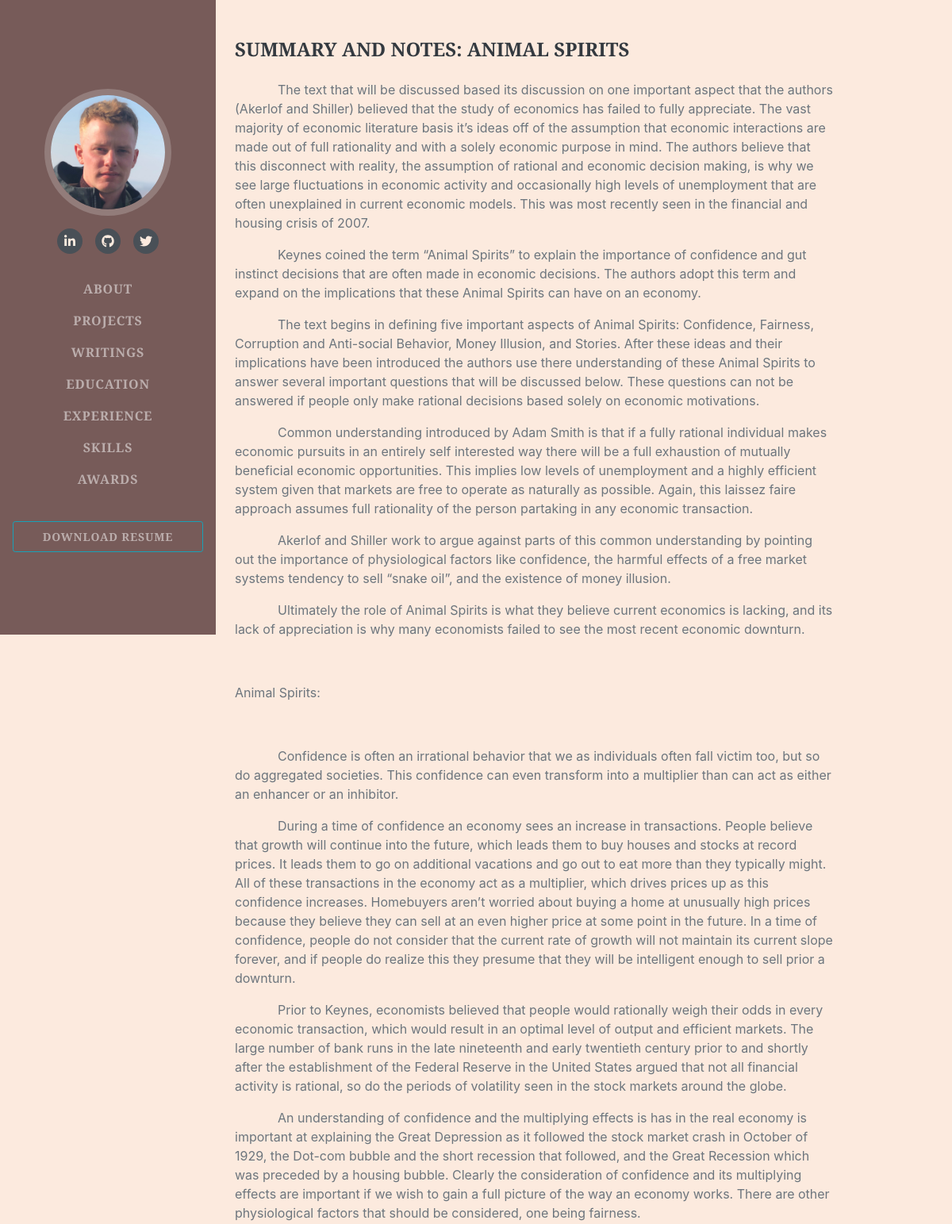
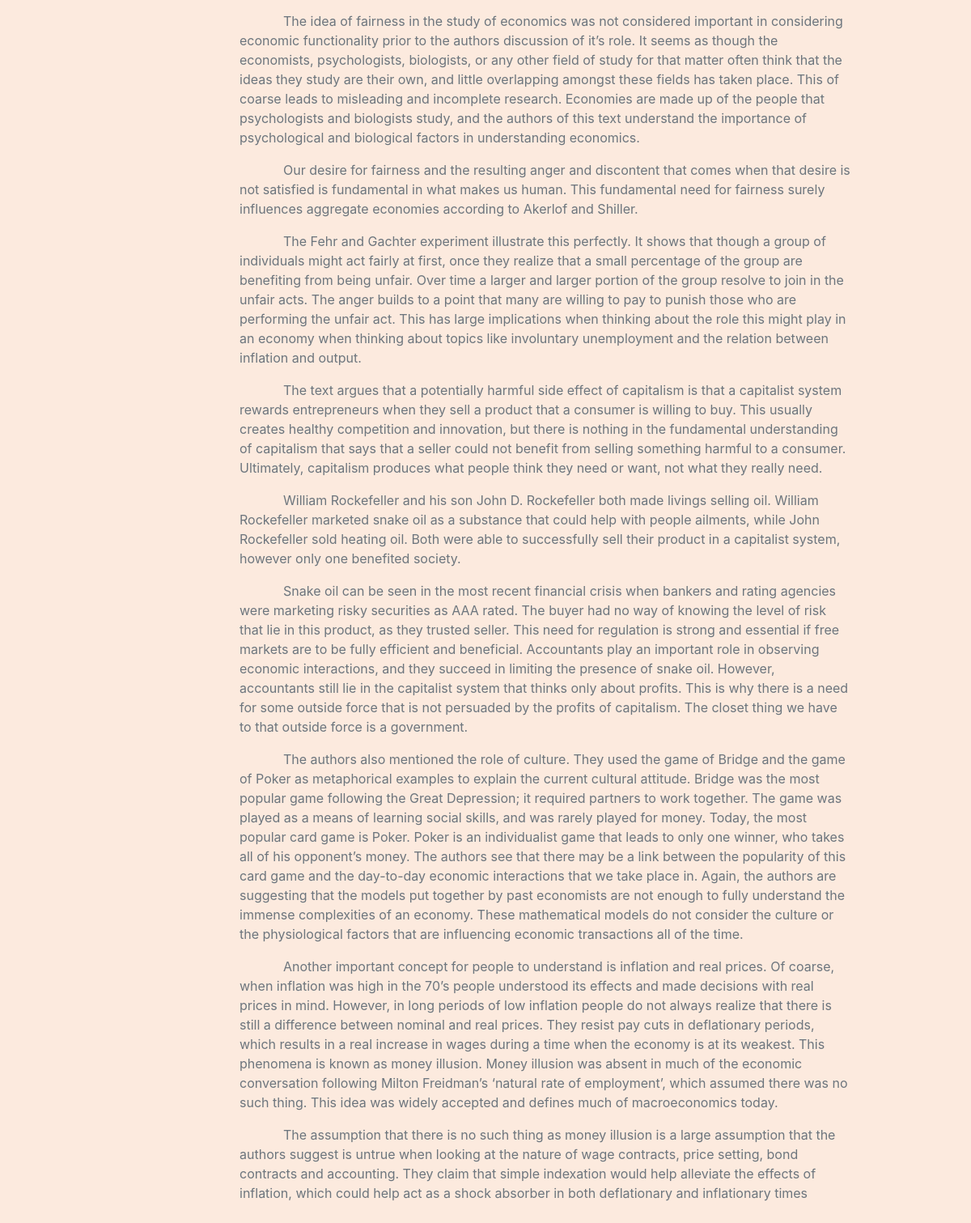
/writings/1, run on the app's committed database (2 pictures, top to bottom).
### portfolio/models.py (models this page shows, shortened)
class Essay(db.Model):
    id = db.Column(db.Integer, primary_key=True)
    title = db.Column(db.Text)
    text = db.Column(db.Text)

### portfolio/writings/views.py (the view)
@writings_blueprint.route('/<int:essay_id>')
def essay_detail(essay_id):
    essay = Essay.query.get_or_404(essay_id)
    return render_template('essay_detail.html' , essay = essay)

### portfolio/writings/templates/writings/essay_detail.html (shortened to what this page needs)
{% extends "base.html" %}
{% block content %}
<div class="container">
<br>
<br>
<div style = "padding-right:15%"class="container-md">
  <h4 class="mb-0">{{essay.title}}</h4>
  <br>
  <p class="container fa-ul mb-0 mr-5 px-5">{{essay.text | safe}}</p>
  <br>
</div>
</div>
{% endblock %}

### data on the page
Essay: title "SUMMARY AND NOTES: ANIMAL SPIRITS", text "The text that will be discussed based its discussion on one important aspect that the authors (Akerlof and Shiller) believed that the study of economics has failed to fully appreciate. The vast majority of economic literature basis it’s ideas off of the assumption that economic interactions are made out of full rationality and with a solely economic purpose in mind. The authors believe that this disconnect with reality, the assumption of rational and economic decision making, is why we see large fluctuations in economic activity and occasionally high levels of unemployment that are often unexplained in current economic models. This was most recently seen in the financial and housing crisis…"
